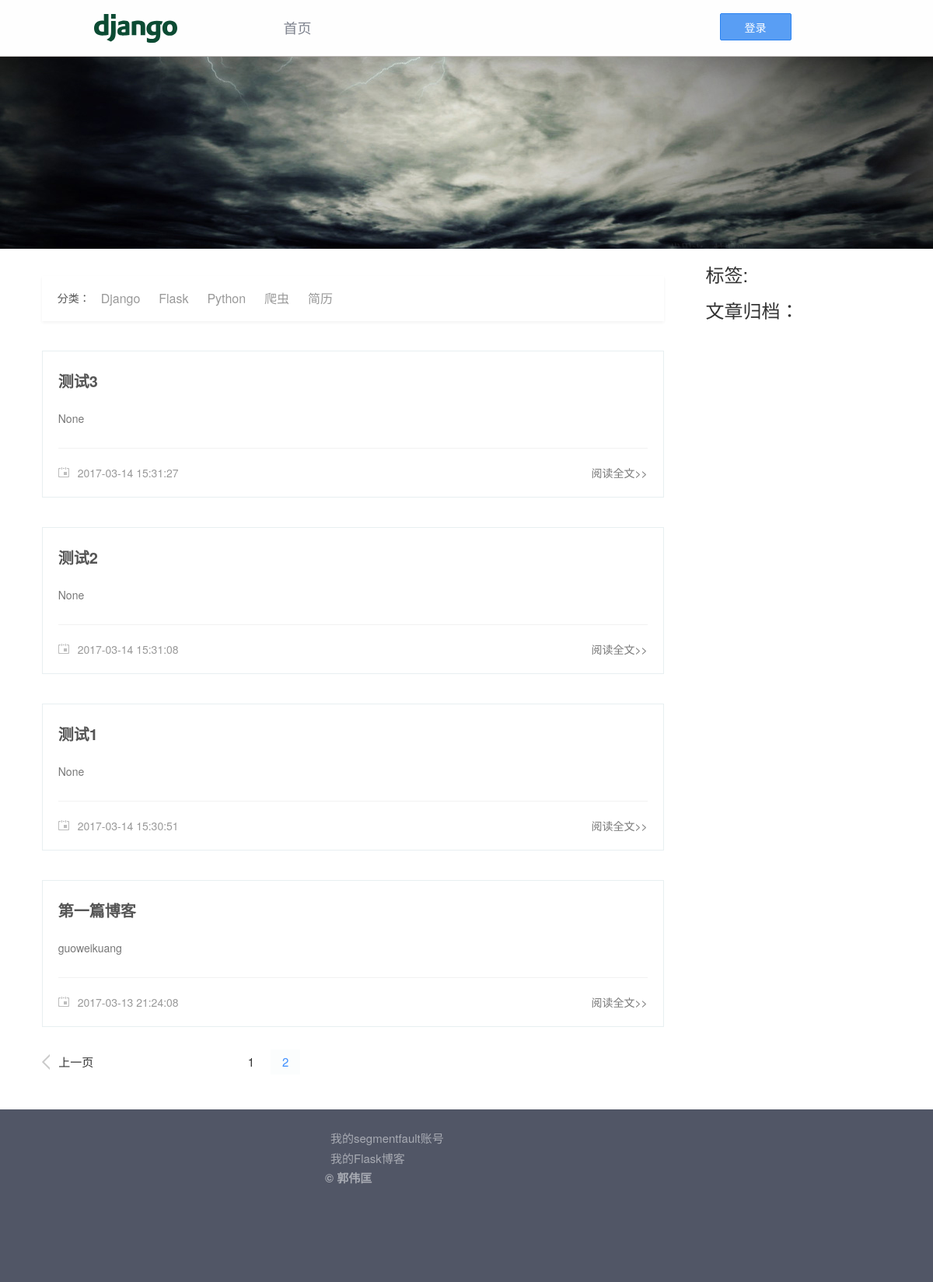
The page /category/1?page=2 on the database its author committed.
### blog/models.py (models this page shows, shortened)
class Category(models.Model):
    name = models.CharField('分类', max_length=20)
    created_time = models.DateTimeField("创建时间", auto_now=True)
    last_modified_time = models.DateTimeField("修改时间", auto_now=True)

class Article(models.Model):
    STATUS_CHOICES = (
        ('d', 'Draft'),
        ('p', 'Publish')
    )
    title = models.CharField('标题', max_length=140)
    body = models.TextField('正文')
    created_time = models.DateTimeField('创建时间')
    last_modified_time = models.DateTimeField('修改时间')
    """
         choices 参数需要的值，choices选项会使该field在被渲染成form时
         被渲染为一个select组件，这里我定义了两个状态，
         一个是Draft（草稿），一个是Published（已发布），
         select组件会有两个选项：Draft 和 Published。
         但是存储在数据库中的值分别是'd'和'p'，这就是 choices的作用。
    """
    status = models.CharField('文章状态', max_length=1, choices=STATUS_CHOICES)
    abstract = models.CharField('摘要', max_length=60, blank=True, null=True,
                                help_text="可选，如若为空将摘取正文的前60个字符")
    views = models.PositiveIntegerField('浏览量', default=0)
    likes = models.PositiveIntegerField('点赞数', default=0)
    topped = models.BooleanField('置顶', default=False)
    """
        文章的分类，ForeignKey即数据库中的外键。
        外键的定义是：如果数据库中某个表的列的值是另外一个表的主键。
        外键定义了一个一对多的关系，这里即一篇文章对应一个分类，而一个分类下可能有多篇文章.
        详情参考django官方文档关于ForeinKey的说明，
        on_delete=models.SET_NULL表示删除某个分类（category）后该分类下所有的Article的外键设为null（空）
    """
    category = models.ForeignKey('Category', verbose_name='分类',
                                 null=True, on_delete=models.SET_NULL)
    tags = models.ManyToManyField('Tag', verbose_name='标签集合', blank=True)
    objects = ArticleManage()
    class Meta:
        ordering = ['-last_modified_time']

### blog/views.py (the view)
# urls.py: url(r'^category/(?P<cate_id>\d+)$', views.CategoryView.as_view(), name='category'),
class CategoryView(ListView):
    template_name = 'blog/index.html'
    context_object_name = "article_list"
    def get_queryset(self):
        article_list = Article.objects.filter(category=self.kwargs['cate_id'])
        for article in article_list:
            article.body = markdown2.markdown(article.body, extras=['fenced-code-blocks'],)
        return article_list
    def get_context_data(self, **kwargs):
        kwargs['category_list'] = Category.objects.all().order_by('name')
        return super(CategoryView, self).get_context_data(**kwargs)

### blog/templatetags/paginate_tags.py (called while the page is built)
def get_left(current_page, left, num_pages):
    if current_page == 1:
        return []
    elif current_page == num_pages:
        l = [i - 1 for i in range(current_page, current_page - left, -1) if i - 1 > 1]
        l.sort()
        return l
    l = [i for i in range(current_page, current_page - left, -1) if i > 1]
    l.sort()
    return l

def get_right(current_page, right, num_pages):
    if current_page == num_pages:
        return []
    return [i + 1 for i in range(current_page, current_page + right - 1) if i < num_pages - 1]

### blog/templates/blog/index.html (shortened to what this page needs)
{% extends 'base.html' %}
{% block content %}
    <div id="banner" class="noselect"></div>
    <div class="container">
        <div class="row">
            <div class="col-lg-9">
                <div id="category" class="noselect">
                    <div id="category-title">
                        <ul>
                            <li>分类：</li>
                            {% for category in category_list %}
                                <li class="cat-item"><a
                                        href="{% url 'blog:category' category.pk %}">{{ category.name }}</a>
                                </li>
                            {% endfor %}
                        </ul>
                    </div>
                </div>
                <div id="bd" class="wrp clear-fix">
                    <div id="main">
                        {% load paginate_tags %}
                        {% for article in article_list %}
                            <div class="post">
                                <div class="post-hd">
                                    <h1 class="title"><a href="{% url 'blog:detail' article.pk %}">{{ article.title }}</a></h1>
                                </div>
                                <div class="post-bd">
                                    <p>{{ article.abstract }}</p>
                                </div>
                                <div class="post-ft">
                                    <a href="{% url 'blog:detail' article.id %}" class="more">阅读全文>></a>
                                    <i class="icon-date"></i>
                                    <span class="date">{{ article.last_modified_time }}</span>
                                </div>
                            </div>
                        {% endfor %}
                        {% include 'blog/pagination.html' %}
                    </div>
                </div>
            </div>
            <div class="col-lg-3">
                <h3>标签:</h3>
                <h3>文章归档：</h3>
            </div>
        </div>
    </div>
{% endblock %}

### blog/static/blog/css/style.css (style rules this page uses)
html, body { margin: 0; padding: 0; border: 0; font-size: 100%; vertical-align: baseline; line-height: 1; }
body { margin: 0; padding: 0; font: 12px 'Microsoft Yahei', '微软雅黑', 'simsun', Arial, sans-serif; background-color: #edf4f6; min-width: 960px; }
ul { padding: 0; margin: 0; }
li { list-style: none; }
a { text-decoration: none }
.noselect { -webkit-touch-callout: none; -webkit-user-select: none; -khtml-user-select: none; -moz-user-select: none; -ms-user-select: none; user-select: none; }
.wrp { width: 960px; height: 72px; margin: 0 auto; }
.clear-fix:after { clear: both; display: block; visibility: hidden; overflow: hidden; height: 0; content: '.' }
.clear-fix { zoom: 1 }
#banner { background: url(../img/banner.jpg) no-repeat center; height: 247px; }
#bd { margin: 0 auto; width: 800px; height: auto; }
#main { float: left; overflow-x: hidden; width: 100% }
.post { margin-top: 38px; border: 1px solid #e8eff1; background-color: #fff; padding-left: 20px; padding-right: 20px; }
.post-hd .title { margin: 27px 0 27px; font-size: 20px; font-weight: bold; color: #555; }
.post-hd .title a { color: #555; }
.icon-date { display: inline-block; *display: inline; *zoom: 1; width: 14px; height: 13px; margin-right: 7px; background: url(../img/date.png) no-repeat; }
.read, .date { color: #999; margin-right: 12px; }
.post-bd { / / min-height: 250 px; word-break: break-word; color: #777; }
.post-bd p { color: #777; font-size: 14px; }
.post-ft { margin-top: 28px; padding: 21px 0 21px 0; border-top: 1px solid #f2f2f2; color: #999; font-size: 14px; }
.post-ft .more { float: right; color: #777; }
#category { display: block; width: 800px; margin: 0 auto; height: 58px; margin-top: 35px; background-color: #fff; box-shadow: 0 2px 4px rgba(0, 0, 0, 0.05); }
#category-title { margin-left: 20px; }
#category-title li { display: inline-block; *display: inline; *zoom: 1; font-size: 14px; color: #555; line-height: 57px; vertical-align: top; }
#category-title li a { font-size: 16px; color: #999; padding: 0 10px; display: block; border-bottom: 1px solid #fff; }

### rows shown on the page
Category: name "Django"
Category: name "Flask"
Category: name "Python"
Category: name "爬虫"
Category: name "简历"
Article: title "测试3", abstract "None", last_modified_time "2017-03-14 15:31:27"
Article: title "测试2", abstract "None", last_modified_time "2017-03-14 15:31:08"
Article: title "测试1", abstract "None", last_modified_time "2017-03-14 15:30:51"
Article: title "第一篇博客", abstract "guoweikuang", last_modified_time "2017-03-13 21:24:08"

### other values the page prints
{{ last_page }} "2"
